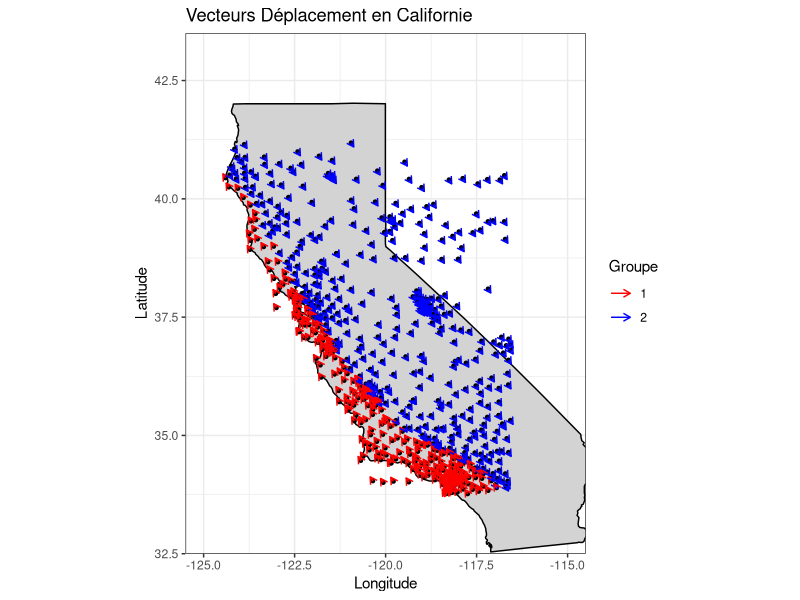
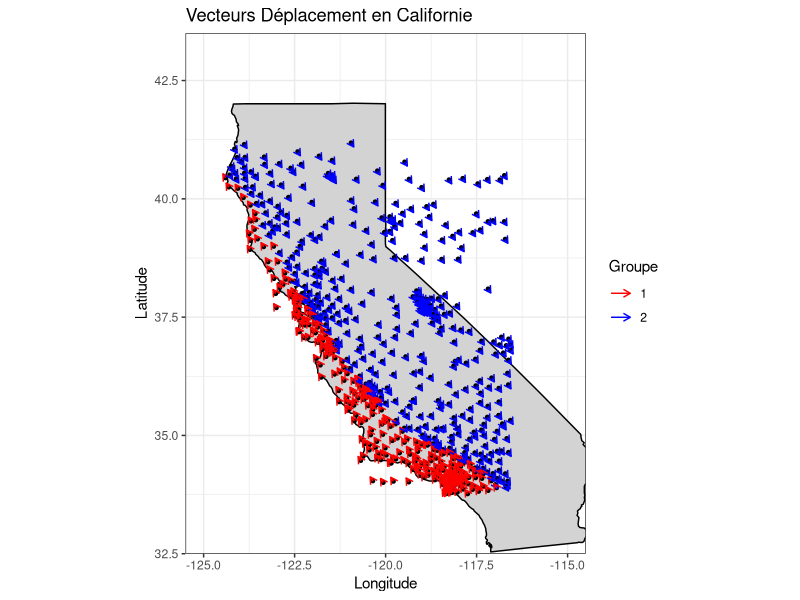

Generate these figures, in order, with R:
# Charger les bibliothèques nécessaires
library(ggplot2)
library(dplyr)
library(maps)

# Lire les données sans en-tête
data <- read.table("data/californie.txt", header = FALSE)

# Nommer les colonnes manuellement
colnames(data) <- c("Site", "Lon", "Lat", "Delta.E", "Delta.N", "Delta.V", "Sigma.E", "Sigma.N", "Sigma.V")

data$x = data$Delta.E
data$y = data$Delta.N

# Appliquer K-means
set.seed(123)  # Pour la reproductibilité
kmeans_result <- kmeans(data[, c("x", "y")], centers = 2)  # 2 clusters

# Ajouter les résultats au DataFrame
data$group <- as.factor(kmeans_result$cluster)

# Calculer les moyennes pour chaque groupe
mean_values <- data %>%
  group_by(group) %>%
  summarise(mean_x = mean(x),
            mean_y = mean(y),
            n = n())  # Nombre de points dans chaque groupe

print(mean_values)

v1x = mean_values[1,2]$mean_x
v1y = mean_values[1,3]$mean_y

v2x = mean_values[2,2]$mean_x
v2y = mean_values[2,3]$mean_y

vmx = (v1x+v2x) / 2
vmy = (v1y+v2y) / 2

vax = (v1x-v2x)/2
vay = (v1y-v2y)/2

vbx = (v2x - v1x)/2
vby = (v2y - v1y)/2

cat("vmx =", vmx, "\n")
cat("vmy =", vmy, "\n")
cat("vax =", vax, "\n")
cat("vay =", vay, "\n")
cat("vbx =", vbx, "\n")
cat("vby =", vby, "\n")


data$vx [data$group==1] = vax
data$vy [data$group==1] = vay

data$vx [data$group==2] = vbx
data$vy [data$group==2] = vby


# Charger la carte de la Californie
california_map <- map_data("state") %>% filter(region == "california")

# Tracer la carte de la Californie avec les vecteurs de déplacement
ggplot() +
  # Fond de carte de la Californie
  geom_polygon(data = california_map, aes(x = long, y = lat, group = group), fill = "lightgray", color = "black") +
  
  # Points représentant les stations GPS
  geom_point(data = data, aes(x = Lon, y = Lat), color = "black", size = 1) +  # Couleur noire pour les points
  
  # Vecteurs de déplacement avec flèches plus longues, colorées selon le groupe
  geom_segment(data = data,
               aes(x = Lon, y = Lat, 
                   xend = Lon + vx / 1e2 ,  # Augmenter la longueur de la flèche
                   yend = Lat + vy / 1e2,
                   color = group),  # Couleur selon le groupe
               arrow = arrow(length = unit(0.2, "cm"))) +  # Utiliser les couleurs des groupes pour les flèches
               
  # Ajuster les limites de la carte pour se concentrer sur la Californie, en les prolongeant
  coord_fixed(ratio = 1.3, xlim = c(-125, -115), ylim = c(33, 43)) +
  
  # Ajouter des titres et labels
  labs(title = "Vecteurs Déplacement en Californie",
       x = "Longitude",
       y = "Latitude") +
  
  theme_bw() +  # Utiliser un thème différent pour un meilleur contraste
  scale_color_manual(values = c("1" = "red", "2" = "blue"), name = "Groupe")  # Définir des couleurs pour les groupes

# Enregistrer le graphique dans un fichier PNG
ggsave("outputs/californie5.png", width = 8, height = 6)
